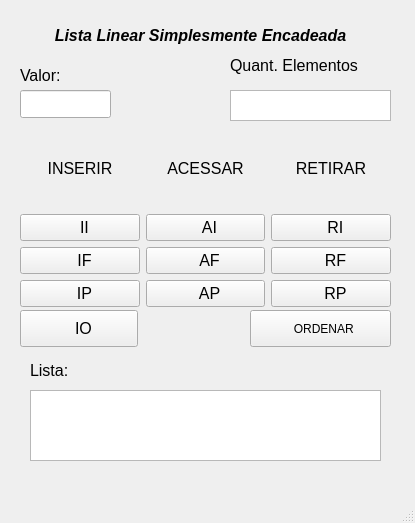
<?xml version="1.0" encoding="UTF-8"?>
<ui version="4.0">
 <class>MainWindow</class>
 <widget class="QMainWindow" name="MainWindow">
  <property name="enabled">
   <bool>true</bool>
  </property>
  <property name="geometry">
   <rect>
    <x>0</x>
    <y>0</y>
    <width>415</width>
    <height>523</height>
   </rect>
  </property>
  <property name="windowTitle">
   <string>MainWindow</string>
  </property>
  <widget class="QWidget" name="centralwidget">
   <widget class="QLabel" name="label">
    <property name="geometry">
     <rect>
      <x>20</x>
      <y>10</y>
      <width>361</width>
      <height>51</height>
     </rect>
    </property>
    <property name="text">
     <string>&lt;html&gt;&lt;head/&gt;&lt;body&gt;&lt;p align=&quot;center&quot;&gt;&lt;span style=&quot; font-size:12pt; font-weight:700; font-style:italic;&quot;&gt;Lista Linear Simplesmente Encadeada&lt;/span&gt;&lt;/p&gt;&lt;/body&gt;&lt;/html&gt;</string>
    </property>
   </widget>
   <widget class="QLineEdit" name="lineEditValor">
    <property name="geometry">
     <rect>
      <x>20</x>
      <y>90</y>
      <width>91</width>
      <height>28</height>
     </rect>
    </property>
    <property name="acceptDrops">
     <bool>true</bool>
    </property>
    <property name="inputMethodHints">
     <set>Qt::ImhNone</set>
    </property>
   </widget>
   <widget class="QLabel" name="label_2">
    <property name="geometry">
     <rect>
      <x>20</x>
      <y>60</y>
      <width>61</width>
      <height>31</height>
     </rect>
    </property>
    <property name="font">
     <font>
      <pointsize>12</pointsize>
     </font>
    </property>
    <property name="text">
     <string>Valor:</string>
    </property>
   </widget>
   <widget class="QLabel" name="label_3">
    <property name="geometry">
     <rect>
      <x>30</x>
      <y>350</y>
      <width>131</width>
      <height>41</height>
     </rect>
    </property>
    <property name="font">
     <font>
      <pointsize>12</pointsize>
     </font>
    </property>
    <property name="text">
     <string>Lista:</string>
    </property>
   </widget>
   <widget class="QTextEdit" name="textEditSaida">
    <property name="enabled">
     <bool>true</bool>
    </property>
    <property name="geometry">
     <rect>
      <x>30</x>
      <y>390</y>
      <width>351</width>
      <height>71</height>
     </rect>
    </property>
   </widget>
   <widget class="QWidget" name="layoutWidget">
    <property name="geometry">
     <rect>
      <x>20</x>
      <y>130</y>
      <width>371</width>
      <height>177</height>
     </rect>
    </property>
    <layout class="QVBoxLayout" name="verticalLayout_2">
     <item>
      <layout class="QHBoxLayout" name="horizontalLayout_3">
       <item>
        <widget class="QLabel" name="label_4">
         <property name="font">
          <font>
           <pointsize>12</pointsize>
          </font>
         </property>
         <property name="text">
          <string>&lt;html&gt;&lt;head/&gt;&lt;body&gt;&lt;p align=&quot;center&quot;&gt;INSERIR&lt;/p&gt;&lt;/body&gt;&lt;/html&gt;</string>
         </property>
        </widget>
       </item>
       <item>
        <widget class="QLabel" name="label_5">
         <property name="font">
          <font>
           <pointsize>12</pointsize>
          </font>
         </property>
         <property name="text">
          <string>&lt;html&gt;&lt;head/&gt;&lt;body&gt;&lt;p align=&quot;center&quot;&gt;ACESSAR&lt;/p&gt;&lt;/body&gt;&lt;/html&gt;</string>
         </property>
        </widget>
       </item>
       <item>
        <widget class="QLabel" name="label_6">
         <property name="font">
          <font>
           <pointsize>12</pointsize>
          </font>
         </property>
         <property name="text">
          <string>&lt;html&gt;&lt;head/&gt;&lt;body&gt;&lt;p align=&quot;center&quot;&gt;RETIRAR&lt;/p&gt;&lt;/body&gt;&lt;/html&gt;</string>
         </property>
        </widget>
       </item>
      </layout>
     </item>
     <item>
      <layout class="QVBoxLayout" name="verticalLayout">
       <item>
        <layout class="QHBoxLayout" name="horizontalLayout">
         <item>
          <widget class="QPushButton" name="pushButtonIncluirInicio">
           <property name="font">
            <font>
             <pointsize>12</pointsize>
            </font>
           </property>
           <property name="toolTip">
            <string>Inserir no Inicio</string>
           </property>
           <property name="text">
            <string>  II</string>
           </property>
           <property name="icon">
            <iconset resource="ArquivosDeRecursos.qrc">
             <normaloff>:/new/prefix/imagens/Arquivos/incluir.jpg</normaloff>:/new/prefix/imagens/Arquivos/incluir.jpg</iconset>
           </property>
           <property name="iconSize">
            <size>
             <width>30</width>
             <height>30</height>
            </size>
           </property>
           <property name="checkable">
            <bool>false</bool>
           </property>
          </widget>
         </item>
         <item>
          <widget class="QPushButton" name="pushButtonAcessarInicio">
           <property name="font">
            <font>
             <pointsize>12</pointsize>
            </font>
           </property>
           <property name="toolTip">
            <string>Acessar no Inicio</string>
           </property>
           <property name="text">
            <string>  AI</string>
           </property>
           <property name="icon">
            <iconset resource="ArquivosDeRecursos.qrc">
             <normaloff>:/new/prefix/imagens/Arquivos/acessar.jpg</normaloff>:/new/prefix/imagens/Arquivos/acessar.jpg</iconset>
           </property>
           <property name="iconSize">
            <size>
             <width>30</width>
             <height>30</height>
            </size>
           </property>
          </widget>
         </item>
         <item>
          <widget class="QPushButton" name="pushButtonRetiraInicio">
           <property name="font">
            <font>
             <pointsize>12</pointsize>
            </font>
           </property>
           <property name="toolTip">
            <string>Retirar no Inicio</string>
           </property>
           <property name="text">
            <string>  RI</string>
           </property>
           <property name="icon">
            <iconset resource="ArquivosDeRecursos.qrc">
             <normaloff>:/new/prefix/imagens/Arquivos/retirar.jpg</normaloff>:/new/prefix/imagens/Arquivos/retirar.jpg</iconset>
           </property>
           <property name="iconSize">
            <size>
             <width>25</width>
             <height>25</height>
            </size>
           </property>
          </widget>
         </item>
        </layout>
       </item>
       <item>
        <layout class="QHBoxLayout" name="horizontalLayout_2">
         <item>
          <widget class="QPushButton" name="pushButtonIncluirFinal">
           <property name="font">
            <font>
             <pointsize>12</pointsize>
            </font>
           </property>
           <property name="toolTip">
            <string>Inserir no Final</string>
           </property>
           <property name="text">
            <string>  IF</string>
           </property>
           <property name="icon">
            <iconset resource="ArquivosDeRecursos.qrc">
             <normaloff>:/new/prefix/imagens/Arquivos/incluir.jpg</normaloff>:/new/prefix/imagens/Arquivos/incluir.jpg</iconset>
           </property>
           <property name="iconSize">
            <size>
             <width>30</width>
             <height>30</height>
            </size>
           </property>
          </widget>
         </item>
         <item>
          <widget class="QPushButton" name="pushButtonAcessarFinal">
           <property name="font">
            <font>
             <pointsize>12</pointsize>
            </font>
           </property>
           <property name="toolTip">
            <string>Acessar no Final</string>
           </property>
           <property name="text">
            <string>  AF</string>
           </property>
           <property name="icon">
            <iconset resource="ArquivosDeRecursos.qrc">
             <normaloff>:/new/prefix/imagens/Arquivos/acessar.jpg</normaloff>:/new/prefix/imagens/Arquivos/acessar.jpg</iconset>
           </property>
           <property name="iconSize">
            <size>
             <width>30</width>
             <height>30</height>
            </size>
           </property>
          </widget>
         </item>
         <item>
          <widget class="QPushButton" name="pushButtonRetiraFinal">
           <property name="font">
            <font>
             <pointsize>12</pointsize>
            </font>
           </property>
           <property name="toolTip">
            <string>Retirar no Final</string>
           </property>
           <property name="text">
            <string>  RF</string>
           </property>
           <property name="icon">
            <iconset resource="ArquivosDeRecursos.qrc">
             <normaloff>:/new/prefix/imagens/Arquivos/retirar.jpg</normaloff>:/new/prefix/imagens/Arquivos/retirar.jpg</iconset>
           </property>
           <property name="iconSize">
            <size>
             <width>25</width>
             <height>25</height>
            </size>
           </property>
          </widget>
         </item>
        </layout>
       </item>
      </layout>
     </item>
     <item>
      <layout class="QHBoxLayout" name="horizontalLayout_4">
       <item>
        <widget class="QPushButton" name="pushButtonIncluirMeio">
         <property name="font">
          <font>
           <pointsize>12</pointsize>
          </font>
         </property>
         <property name="toolTip">
          <string>Inserir na Posição</string>
         </property>
         <property name="text">
          <string>  IP</string>
         </property>
         <property name="icon">
          <iconset resource="ArquivosDeRecursos.qrc">
           <normaloff>:/new/prefix/imagens/Arquivos/incluir.jpg</normaloff>:/new/prefix/imagens/Arquivos/incluir.jpg</iconset>
         </property>
         <property name="iconSize">
          <size>
           <width>30</width>
           <height>30</height>
          </size>
         </property>
        </widget>
       </item>
       <item>
        <widget class="QPushButton" name="pushButtonAcessarMeio">
         <property name="font">
          <font>
           <pointsize>12</pointsize>
          </font>
         </property>
         <property name="toolTip">
          <string>Acessar na Posição</string>
         </property>
         <property name="text">
          <string>  AP</string>
         </property>
         <property name="icon">
          <iconset resource="ArquivosDeRecursos.qrc">
           <normaloff>:/new/prefix/imagens/Arquivos/acessar.jpg</normaloff>:/new/prefix/imagens/Arquivos/acessar.jpg</iconset>
         </property>
         <property name="iconSize">
          <size>
           <width>30</width>
           <height>30</height>
          </size>
         </property>
        </widget>
       </item>
       <item>
        <widget class="QPushButton" name="pushButtonRetiraMeio">
         <property name="font">
          <font>
           <pointsize>12</pointsize>
          </font>
         </property>
         <property name="toolTip">
          <string>Retirar na Posição</string>
         </property>
         <property name="text">
          <string>  RP</string>
         </property>
         <property name="icon">
          <iconset resource="ArquivosDeRecursos.qrc">
           <normaloff>:/new/prefix/imagens/Arquivos/retirar.jpg</normaloff>:/new/prefix/imagens/Arquivos/retirar.jpg</iconset>
         </property>
         <property name="iconSize">
          <size>
           <width>25</width>
           <height>25</height>
          </size>
         </property>
        </widget>
       </item>
      </layout>
     </item>
    </layout>
   </widget>
   <widget class="QLabel" name="label_8">
    <property name="geometry">
     <rect>
      <x>230</x>
      <y>50</y>
      <width>161</width>
      <height>31</height>
     </rect>
    </property>
    <property name="font">
     <font>
      <pointsize>12</pointsize>
     </font>
    </property>
    <property name="text">
     <string>Quant. Elementos</string>
    </property>
   </widget>
   <widget class="QTextEdit" name="textEditSaidaQtdElementos">
    <property name="enabled">
     <bool>true</bool>
    </property>
    <property name="geometry">
     <rect>
      <x>230</x>
      <y>90</y>
      <width>161</width>
      <height>31</height>
     </rect>
    </property>
   </widget>
   <widget class="QPushButton" name="pushButtonInsercaoOrdenada">
    <property name="geometry">
     <rect>
      <x>20</x>
      <y>310</y>
      <width>118</width>
      <height>37</height>
     </rect>
    </property>
    <property name="font">
     <font>
      <pointsize>12</pointsize>
     </font>
    </property>
    <property name="toolTip">
     <string>Inserir Ordenado</string>
    </property>
    <property name="text">
     <string>  IO</string>
    </property>
    <property name="icon">
     <iconset resource="ArquivosDeRecursos.qrc">
      <normaloff>:/new/prefix/imagens/Arquivos/incluir.jpg</normaloff>:/new/prefix/imagens/Arquivos/incluir.jpg</iconset>
    </property>
    <property name="iconSize">
     <size>
      <width>30</width>
      <height>30</height>
     </size>
    </property>
   </widget>
   <widget class="QPushButton" name="pushButtonOrdenar">
    <property name="geometry">
     <rect>
      <x>250</x>
      <y>310</y>
      <width>141</width>
      <height>37</height>
     </rect>
    </property>
    <property name="toolTip">
     <string>Ordenar</string>
    </property>
    <property name="text">
     <string>  ORDENAR</string>
    </property>
    <property name="icon">
     <iconset resource="ArquivosDeRecursos.qrc">
      <normaloff>:/new/prefix/imagens/Arquivos/ordenacao.jpg</normaloff>:/new/prefix/imagens/Arquivos/ordenacao.jpg</iconset>
    </property>
    <property name="iconSize">
     <size>
      <width>30</width>
      <height>30</height>
     </size>
    </property>
   </widget>
  </widget>
  <widget class="QMenuBar" name="menubar">
   <property name="geometry">
    <rect>
     <x>0</x>
     <y>0</y>
     <width>415</width>
     <height>26</height>
    </rect>
   </property>
  </widget>
  <widget class="QStatusBar" name="statusbar"/>
 </widget>
 <resources>
  <include location="ArquivosDeRecursos.qrc"/>
 </resources>
 <connections/>
</ui>
